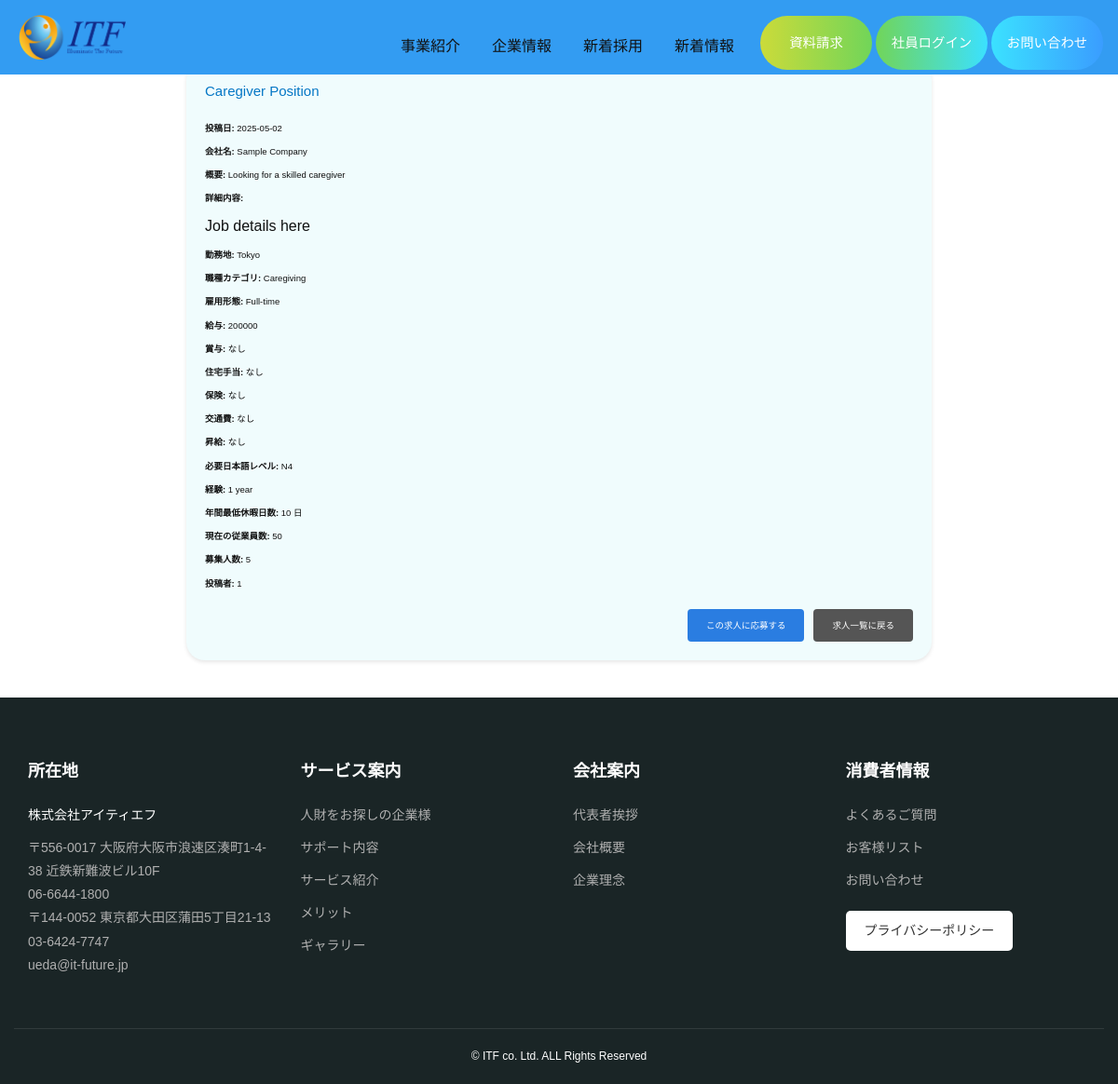
Screenshot of /php/job_details.php?job_id=13 with the database file from the repository.
### tables this page shows
CREATE TABLE `posts` (
  `id` int(11) NOT NULL,
  `staff_id` int(11) NOT NULL,
  `post_type` varchar(50) NOT NULL,
  `category` varchar(50) DEFAULT NULL,
  `title` varchar(255) NOT NULL,
  `summary` text NOT NULL,
  `content` text NOT NULL,
  `image` varchar(255) DEFAULT NULL,
  `company_name` varchar(255) DEFAULT NULL,
  `job_location` varchar(255) DEFAULT NULL,
  `job_category` varchar(50) DEFAULT NULL,
  `job_type` varchar(50) DEFAULT NULL,
  `salary` varchar(100) DEFAULT NULL,
  `bonuses` tinyint(4) DEFAULT NULL,
  `bonus_amount` varchar(100) DEFAULT NULL,
  `living_support` tinyint(4) DEFAULT NULL,
  `rent_support` varchar(100) DEFAULT NULL,
  `insurance` tinyint(4) DEFAULT NULL,
  `transportation_charges` tinyint(4) DEFAULT NULL,
  `transport_amount_limit` varchar(100) DEFAULT NULL,
  `salary_increment` tinyint(4) DEFAULT NULL,
  `increment_condition` text DEFAULT NULL,
  `japanese_level` varchar(50) DEFAULT NULL,
  `experience` varchar(255) DEFAULT NULL,
  `minimum_leave_per_year` varchar(50) DEFAULT NULL,
  `employee_size` varchar(50) DEFAULT NULL,
  `required_vacancy` varchar(50) DEFAULT NULL,
  `date` date NOT NULL,
  `posted_by` varchar(50) NOT NULL,
  `created_at` datetime NOT NULL DEFAULT current_timestamp()
);

### php/job_details.php (the view, shortened to what this page needs)
<!DOCTYPE html>
<html lang="ja">
<head>
    <link rel="stylesheet" href="../css/common.css">
    <link rel="stylesheet" href="../css/style.min.css">
    <link rel="stylesheet" href="../css/screen.min.css">
    <link rel="stylesheet" href="../css/pagenavi-css.css">
    <link rel="stylesheet" href="../css/footer.css">
    <link rel="stylesheet" href="../css/main_intro.css">
    <link rel="stylesheet" href="../css/saiyou.css">
    <link rel="stylesheet" href="../css/login.css">
</head>
<body>
    <header id="header" class="l-header header" itemscope="" itemtype="https://schema.org/WPHeader">
        <div class="header-frame">
            <div class="header-top">
                <div class="wrap pc-flex bet">
                    <div class="header-top-in flex bet vcenter">
                        <h1 class="sp-2 logo"><a href="../index.html" class="logo-link flex vcenter"><img src="../images/logo.png" alt=""></a></h1>
                    </div>
                    <div class="header-menu sp-md-acc">
                        <div id="sp-menu-acc" class="pc-flex hend acc-body">
                            <ul class="contents pc-flex str hend max">
                                <li class="contents-item"><a href="../about.html">事業紹介</a></li>
                                <li class="contents-item"><a href="../company_info.html">企業情報</a></li>
                                <li class="contents-item"><a href="../saiyou.php">新着採用</a></li>
                                <li class="contents-item"><a href="../news.html">新着情報</a></li>
                            </ul>
                            <ul class="cta pc-flex max str">
                                <li class="cta-item document flex vcenter">
                                    <a href="/ITF/Recruitment" class="cta-item-link flex hcenter vcenter">資料請求</a>
                                </li>
                                <li class="cta-item estimation flex vcenter"><a href="#" class="cta-item-link flex hcenter vcenter staff-login-link" onclick="showLoginPopup()">社員ログイン</a></li>
                                <li class="cta-item inquiry flex vcenter">
                                    <a href="../inquiry.html" class="cta-item-link flex hcenter vcenter">お問い合わせ</a>
                                </li>
                            </ul>
                        </div>
                    </div>
                </div>
            </div>
        </div>
    </header><br>
    <section class="job-details-section">
        <?php
        try {
            $db = new PDO('mysql:host=localhost;dbname=itf', 'root', '');
            $db->setAttribute(PDO::ATTR_ERRMODE, PDO::ERRMODE_EXCEPTION);
        } catch (PDOException $e) {
            die("Database connection failed: " . $e->getMessage());
        }
        $job_id = isset($_GET['job_id']) ? (int)$_GET['job_id'] : 0;
        $stmt = $db->prepare("SELECT * FROM posts WHERE id = ? AND post_type = 'job'");
        $stmt->execute([$job_id]);
        $job = $stmt->fetch(PDO::FETCH_ASSOC);
        if ($job) {
            echo '<h2>' . htmlspecialchars($job['title']) . '</h2>';
            echo '<p><strong>投稿日:</strong> ' . htmlspecialchars($job['date']) . '</p>';
            echo '<p><strong>会社名:</strong> ' . htmlspecialchars($job['company_name']) . '</p>';
            echo '<p><strong>概要:</strong> ' . htmlspecialchars($job['summary']) . '</p>';
            echo '<p><strong>詳細内容:</strong></p>';
            echo '<div>' . nl2br(htmlspecialchars($job['content'])) . '</div>';
            echo '<p><strong>勤務地:</strong> ' . htmlspecialchars($job['job_location']) . '</p>';
            echo '<p><strong>職種カテゴリ:</strong> ' . htmlspecialchars($job['job_category']) . '</p>';
            echo '<p><strong>雇用形態:</strong> ' . htmlspecialchars($job['job_type']) . '</p>';
            echo '<p><strong>給与:</strong> ' . htmlspecialchars($job['salary']) . '</p>';
            echo '<p><strong>賞与:</strong> ' . ($job['bonuses'] ? 'あり (金額: ' . htmlspecialchars($job['bonus_amount']) . ')' : 'なし') . '</p>';
            echo '<p><strong>住宅手当:</strong> ' . ($job['living_support'] ? 'あり (金額: ' . htmlspecialchars($job['rent_support']) . ')' : 'なし') . '</p>';
            echo '<p><strong>保険:</strong> ' . ($job['insurance'] ? 'あり' : 'なし') . '</p>';
            echo '<p><strong>交通費:</strong> ' . ($job['transportation_charges'] ? 'あり (月額上限: ' . htmlspecialchars($job['transport_amount_limit']) . ')' : 'なし') . '</p>';
            echo '<p><strong>昇給:</strong> ' . ($job['salary_increment'] ? 'あり (条件: ' . htmlspecialchars($job['increment_condition']) . ')' : 'なし') . '</p>';
            echo '<p><strong>必要日本語レベル:</strong> ' . htmlspecialchars($job['japanese_level']) . '</p>';
            echo '<p><strong>経験:</strong> ' . htmlspecialchars($job['experience']) . '</p>';
            echo '<p><strong>年間最低休暇日数:</strong> ' . htmlspecialchars($job['minimum_leave_per_year']) . ' 日</p>';
            echo '<p><strong>現在の従業員数:</strong> ' . htmlspecialchars($job['employee_size']) . '</p>';
            echo '<p><strong>募集人数:</strong> ' . htmlspecialchars($job['required_vacancy']) . '</p>';
            echo '<p><strong>投稿者:</strong> ' . htmlspecialchars($job['posted_by']) . '</p>';
            echo '<div class="button-container">';
            echo '<a href="../recruitment.php?job_id=' . htmlspecialchars($job['id']) . '" class="apply-button">この求人に応募する</a>';
            echo '<a href="../saiyou.php" class="back-button">求人一覧に戻る</a>';
            echo '</div>';
        } else {
            echo '<p>求人が見つかりませんでした。</p>';
        }
        ?>
    </section>
    <footer class="footer">
        <div class="footer-container">
            <div class="footer-row">
                <div class="footer-col">
                    <h3 class="footer-heading">所在地</h3>
                    <div class="footer-link">
                        <a href="../index.html" style="color: white;">株式会社アイティエフ</a>
                    </div>
                    <p class="footer-text">
                        〒556-0017 大阪府大阪市浪速区湊町1-4-38 近鉄新難波ビル10F<br>
                        06-6644-1800 <br>
                        〒144-0052 東京都大田区蒲田5丁目21-13<br>
                        03-6424-7747<br>
                        ueda@it-future.jp
                    </p>
                </div>
                <div class="footer-col">
                    <h3 class="footer-heading">サービス案内</h3>
                    <a href="../index.html#solution_03" class="footer-link">人財をお探しの企業様</a>
                    <a href="../about.html#support-naiyou" class="footer-link">サポート内容</a>
                    <a href="#" class="footer-link">サービス紹介</a>
                    <a href="../index.html#merit" class="footer-link">メリット</a>
                    <a href="#" class="footer-link">ギャラリー</a>
                </div>
                <div class="footer-col">
                    <h3 class="footer-heading">会社案内</h3>
                    <a href="../inquiry.html" class="footer-link">代表者挨拶</a>
                    <a href="../company_info.html" class="footer-link">会社概要</a>
                    <a href="../index.html#kigyo-rinen" class="footer-link">企業理念</a>
                </div>
                <div class="footer-col">
                    <h3 class="footer-heading">消費者情報</h3>
                    <p class="footer-text">よくあるご質問</p>
                    <a href="#" class="footer-link">お客様リスト</a>
                    <a href="../inquiry.html" class="footer-link">お問い合わせ</a>
                    <a href="#" class="footer-btn">プライバシーポリシー</a>
                </div>
            </div>
            <div class="footer-copyright">
                © ITF co. Ltd. ALL Rights Reserved
            </div>
        </div>
    </footer>
</body>
</html>

### css/pagenavi-css.css (style rules this page uses)
.header-frame { background-color: #339cf2; }
#header { background-color: #339cf2; }
.header { color: #3684b8; font-size: 28px; }

### css/footer.css (style rules this page uses)
.footer { background-color: #1a2526; padding: 50px 0 20px; color: #b0b0b0; font-family: 'Noto Sans JP', sans-serif; line-height: 1.6; }
.footer .footer-container { max-width: 1200px; margin: 0 auto; padding: 0 15px; }
.footer .footer-row { display: flex; flex-wrap: wrap; }
.footer .footer-col { flex: 0 0 25%; max-width: 25%; padding: 15px; text-align: left; }
.footer .footer-heading { font-size: 18px; font-weight: bold; color: #fff; margin-bottom: 20px; }
.footer .footer-text, .footer .footer-link { font-size: 14px; color: #b0b0b0; line-height: 1.8; margin-bottom: 10px; display: block; text-decoration: none; }
.footer .footer-btn { display: inline-block; padding: 10px 20px; background-color: #fff; color: #333; text-decoration: none; border-radius: 5px; font-size: 14px; margin-top: 10px; transition: background-color 0.3s ease; }
.footer .footer-copyright { text-align: center; font-size: 12px; color: #fff; margin-top: 30px; padding-top: 20px; border-top: 1px solid rgba(255, 255, 255, 0.1); }

### css/main_intro.css (style rules this page uses)
body { font-family: 'Noto Sans JP', sans-serif; line-height: 1.6; }

### php/job_details.php (style rules this page uses)
.job-details-section { max-width: 800px; margin: 40px auto; padding: 20px; background: #f0fcfd; border-radius: 20px; box-shadow: 0 2px 4px rgba(0, 0, 0, 0.1); }
.job-details-section h2 { color: #0577c5; font-size: 1.5rem; margin-bottom: 20px; }
.job-details-section p, .job-details-section ul { margin: 10px 0; font-size: 0.95rem; }
.button-container { text-align: right; margin-top: 20px; }
.apply-button, .back-button { display: inline-block; padding: 10px 20px; color: #fff; text-decoration: none; border-radius: 4px; font-size: 0.95rem; margin-left: 10px; }
.apply-button { background: #2a7de1; }
.back-button { background: #555; }

### rows the page displays
posts: title "Caregiver Position", date "2025-05-02", company_name "Sample Company", summary "Looking for a skilled caregiver", content "Job details here", job_location "Tokyo", job_category "Caregiving", job_type "Full-time", salary "200000", japanese_level "N4", experience "1 year", minimum_leave_per_year "10", employee_size "50", required_vacancy "5", posted_by "1"
